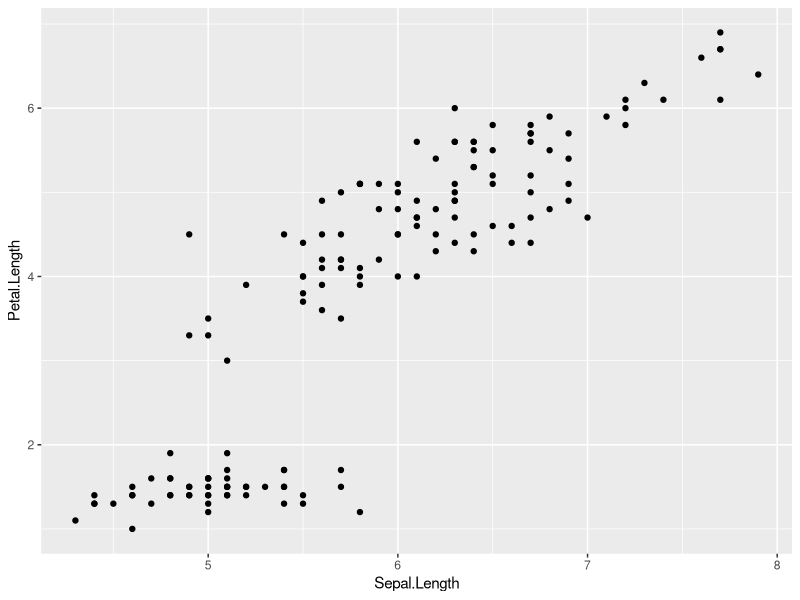
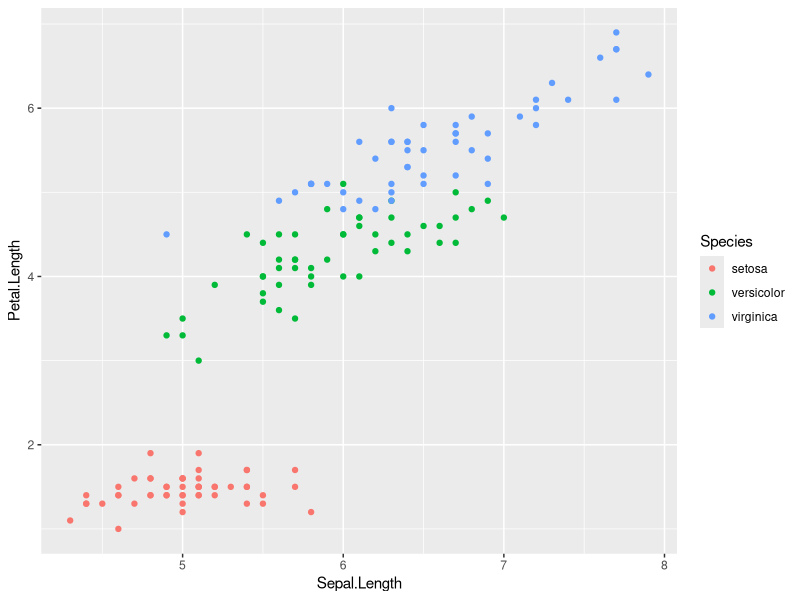
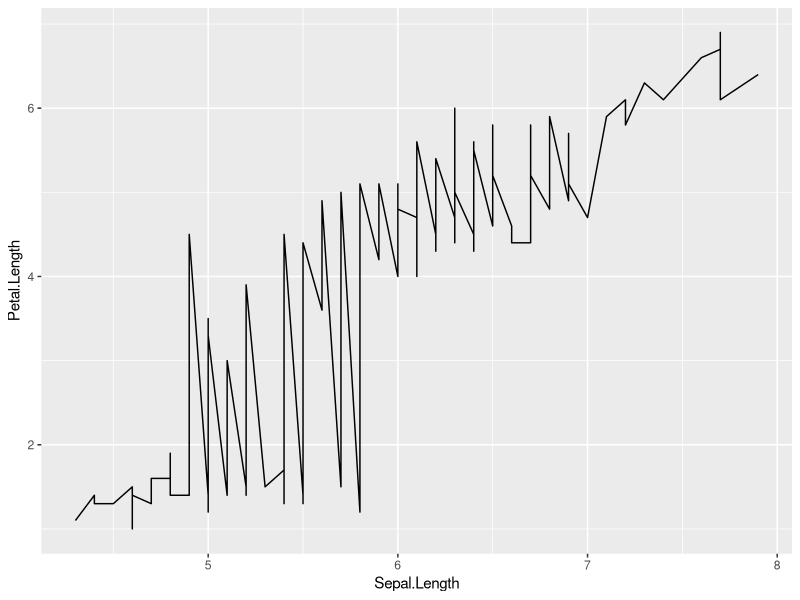
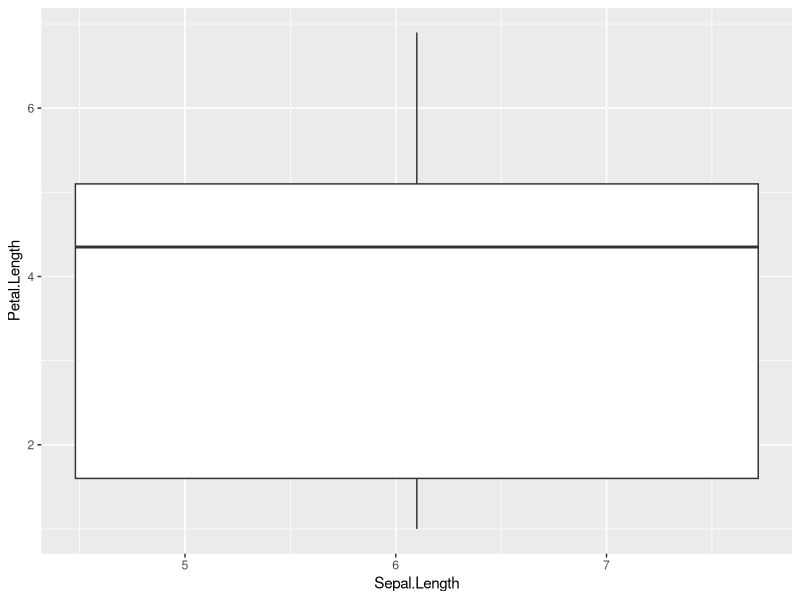
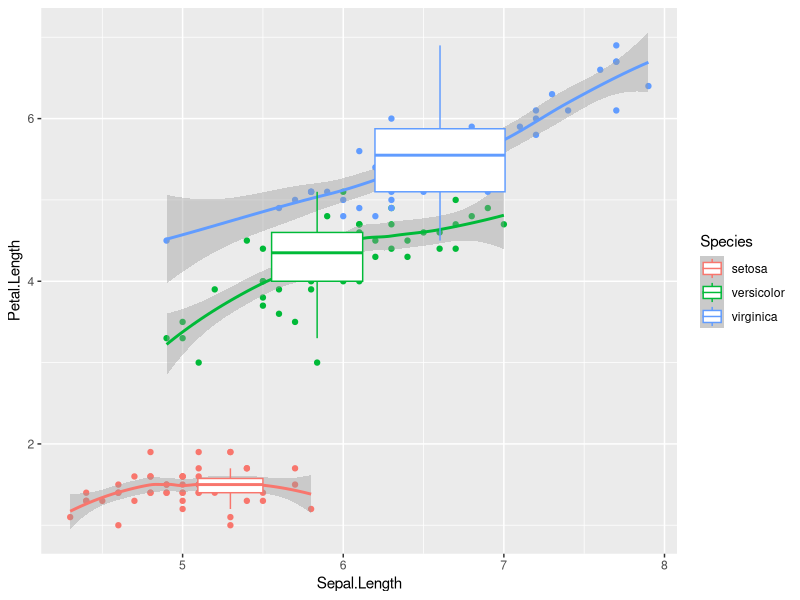

These figures' R source, in order:
library(ggplot2)
dim(iris)
summary(iris)
ggplot(iris, aes(x = Sepal.Length, y = Petal.Length)) + geom_point()
ggplot(iris, aes(x = Sepal.Length, y = Petal.Length, col = Species)) + geom_point()
ggplot(iris, aes(x = Sepal.Length, y = Petal.Length)) + geom_line()
ggplot(iris, aes(x = Sepal.Length, y = Petal.Length)) + geom_boxplot()
ggplot(iris, aes(x = Sepal.Length, y = Petal.Length, col = Species)) + geom_point() + geom_smooth() + geom_boxplot()